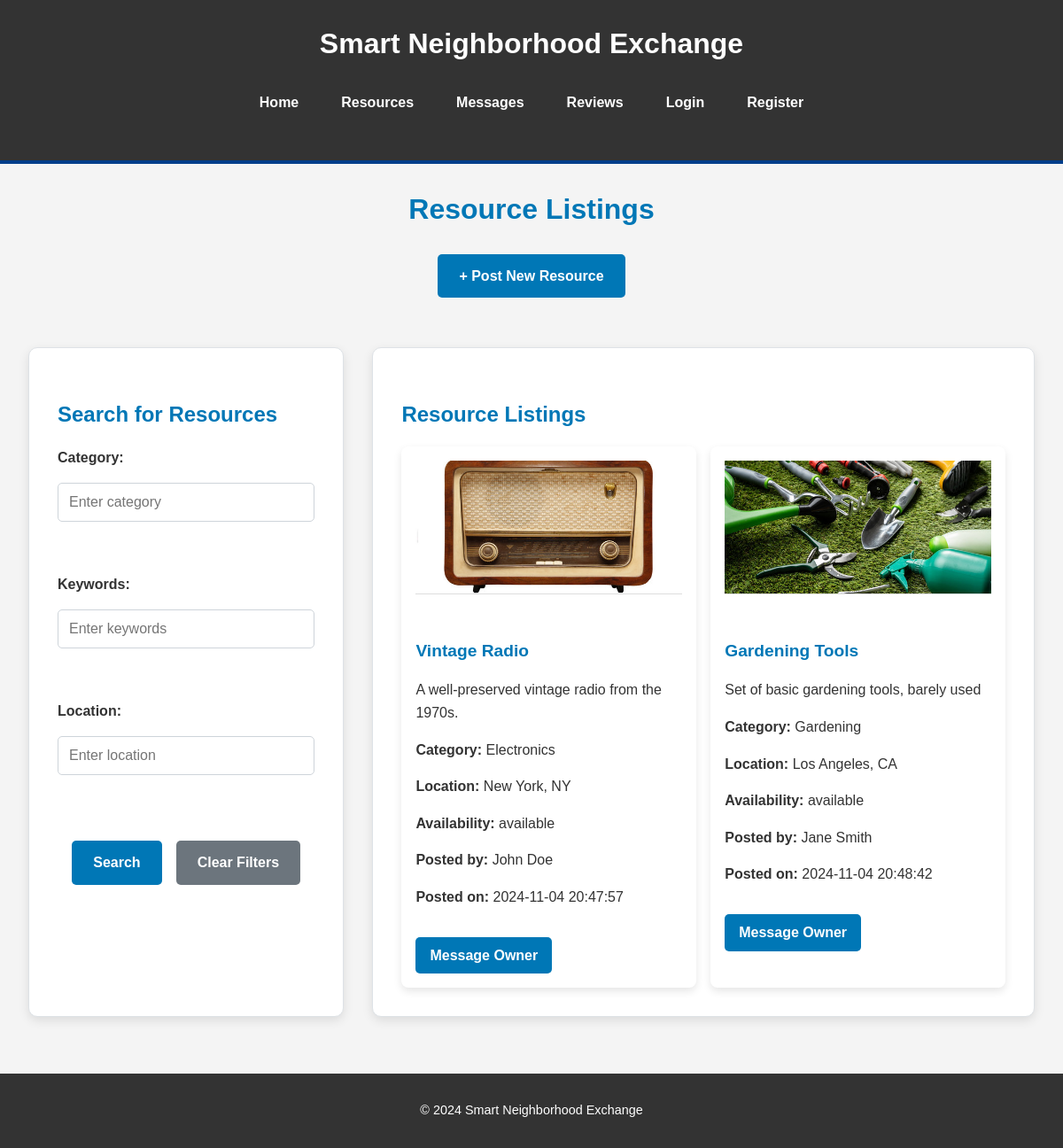
Page /resources on the committed database.
### tables this page shows
CREATE TABLE Resources (
    resource_id INTEGER PRIMARY KEY AUTOINCREMENT,
    user_id INTEGER,
    title TEXT NOT NULL,
    description TEXT,
    images TEXT,
    category TEXT,
    availability TEXT,
    date_posted TEXT NOT NULL,
    FOREIGN KEY (user_id) REFERENCES Users(user_id)
);

CREATE TABLE Users (
    user_id INTEGER PRIMARY KEY AUTOINCREMENT,
    name TEXT NOT NULL,
    email TEXT NOT NULL UNIQUE,
    password TEXT NOT NULL,
    profile_image TEXT,
    location TEXT
);

### app.py (the view)
@app.route('/resources', methods=['GET'])
def resources():
    category = request.args.get('category', '').strip()
    keywords = request.args.get('keywords', '').strip()
    location = request.args.get('location', '').strip()
    query = '''
        SELECT Resources.*, Users.name AS user_name, Users.location AS user_location
        FROM Resources
        JOIN Users ON Resources.user_id = Users.user_id
        WHERE 1 = 1
    '''
    params = []
    if category:
        query += " AND Resources.category LIKE ?"
        params.append(f"%{category}%")
    if keywords:
        query += " AND (Resources.title LIKE ? OR Resources.description LIKE ?)"
        params.extend([f"%{keywords}%", f"%{keywords}%"])
    if location:
        query += " AND Users.location LIKE ?"
        params.append(f"%{location}%")
    conn = get_db_connection()
    resources = conn.execute(query, params).fetchall()
    conn.close()
    return render_template('resources.html', resources=resources)

### app.py (called while the page is built)
def get_db_connection():
    conn = sqlite3.connect('exchange.db')
    conn.row_factory = sqlite3.Row  # Allows accessing rows as dictionaries
    return conn

### templates/resources.html (shortened to what this page needs)
{% extends 'layout.html' %}
{% block content_title %}
    <h2 class="centered-title">Resource Listings</h2>
    <div class="post-resource-button">
        <a href="{{ url_for('my_resources') }}" class="button add-button">+ Post New Resource</a>
    </div>
{% endblock %}
{% block content %}
<div class="resources-container">
    <div class="search-form section">
        <h3>Search for Resources</h3>
        <form method="GET" action="{{ url_for('resources') }}">
            <label for="category">Category:</label>
            <input type="text" name="category" placeholder="Enter category" value="{{ request.args.get('category', '') }}"><br>
            <label for="keywords">Keywords:</label>
            <input type="text" name="keywords" placeholder="Enter keywords" value="{{ request.args.get('keywords', '') }}"><br>
            <label for="location">Location:</label>
            <input type="text" name="location" placeholder="Enter location" value="{{ request.args.get('location', '') }}"><br>
            <div class="search-actions">
                <input type="submit" value="Search" class="button search-button">
                <a href="{{ url_for('resources') }}" class="button clear-button">Clear Filters</a>
            </div>
        </form>
    </div>
    <div class="resource-list section">
        <h3>Resource Listings</h3>
        <div class="card-container">
            {% for resource in resources %}
                <div class="resource-card">
                    {% if resource['images'] %}
                        <div class="resource-image">
                            <img src="{{ url_for('static', filename=resource['images']) }}" alt="Resource Image">
                        </div>
                    {% endif %}
                    <div class="resource-details">
                        <h4>{{ resource['title'] }}</h4>
                        <p>{{ resource['description']|truncate(100) }}</p>
                        <p><strong>Category:</strong> {{ resource['category'] }}</p>
                        <p><strong>Location:</strong> {{ resource['user_location'] }}</p>
                        <p><strong>Availability:</strong> {{ resource['availability'] }}</p>
                        <p><strong>Posted by:</strong> {{ resource['user_name'] }}</p>
                        <p><strong>Posted on:</strong> {{ resource['date_posted'] }}</p>
                        {% if resource['user_id'] != session['user_id'] %}
                            <a href="{{ url_for('messages', resource_id=resource['resource_id']) }}" class="button message-button">
                                Message Owner
                            </a>
                        {% endif %}
                    </div>
                </div>
            {% else %}
                <p>No resources found. Try adjusting your filters or add a new resource!</p>
            {% endfor %}
        </div>
    </div>
</div>
{% endblock %}

### static/style.css (style rules this page uses)
body { font-family: Arial, sans-serif; color: #333; line-height: 1.6; background-color: #f4f4f4; margin: 0; }
.centered-title { text-align: center; font-size: 2rem; color: #0077b6; margin-bottom: 2rem; }
.resources-container { display: flex; gap: 2rem; flex-wrap: wrap; justify-content: center; max-width: 1200px; margin: 0 auto; padding: 2rem; }
.section { background-color: #ffffff; padding: 2rem; border-radius: 10px; box-shadow: 0 4px 12px rgba(0, 0, 0, 0.1); border: 1px solid #dee2e6; width: 100%; max-width: 500px; }
.card-container { display: grid; grid-template-columns: repeat(auto-fill, minmax(250px, 1fr)); gap: 1.5rem; }
.resources-container { display: flex; flex-direction: row; gap: 2rem; justify-content: center; max-width: 1200px; margin: 0 auto; padding: 2rem; }
.section { flex: 1; max-width: 500px; background-color: #ffffff; padding: 2rem; border-radius: 10px; box-shadow: 0 4px 12px rgba(0, 0, 0, 0.1); border: 1px solid #dee2e6; }
.resource-list { flex: 3; min-width: 60%; }
.section h3 { margin-bottom: 1rem; font-size: 1.5rem; color: #0077b6; }
.card-container { display: grid; grid-template-columns: repeat(auto-fill, minmax(250px, 1fr)); gap: 1rem; }
.resource-card { background-color: #ffffff; border-radius: 8px; box-shadow: 0 4px 10px rgba(0, 0, 0, 0.1); overflow: hidden; transition: transform 0.3s; padding: 1rem; display: flex; flex-direction: column; }
.resource-image img { width: 100%; height: auto; border-bottom: 1px solid #ddd; max-height: 150px; object-fit: cover; }
.resource-details { padding-top: 1rem; text-align: left; }
.resource-details h4 { color: #0077b6; font-size: 1.2rem; margin-bottom: 0.5rem; }
.button { padding: 0.5rem 1rem; text-decoration: none; border-radius: 5px; cursor: pointer; color: #fff; font-weight: bold; }
.search-form form { display: flex; flex-direction: column; gap: 1rem; max-width: 500px; margin: 0 auto; text-align: left; }
.search-form label { font-weight: bold; color: #333; }
.search-form input { padding: 0.75rem; font-size: 1rem; border-radius: 5px; border: 1px solid #ced4da; }
.search-form .button.search-button { background-color: #0077b6; color: white; font-weight: bold; cursor: pointer; border: none; padding: 0.75rem; border-radius: 5px; }
.search-form .search-actions { display: flex; gap: 1rem; justify-content: center; margin-top: 1rem; }
.search-form .button.search-button { background-color: #0077b6; color: white; font-weight: bold; cursor: pointer; border: none; padding: 0.75rem 1.5rem; border-radius: 5px; transition: background-color 0.3s; }
.search-form .button.clear-button { background-color: #6c757d; color: white; font-weight: bold; text-align: center; padding: 0.75rem 1.5rem; border-radius: 5px; text-decoration: none; transition: background-color 0.3s; }
.centered-title { text-align: center; font-size: 2rem; color: #0077b6; margin-bottom: 1.5rem; }
.message-button { display: inline-block; margin-top: 1rem; background-color: #0077b6; color: white; padding: 0.5rem 1rem; text-decoration: none; border-radius: 5px; transition: background-color 0.3s; }
.post-resource-button { text-align: center; margin-bottom: 1.5rem; }
.add-button { display: inline-block; background-color: #0077b6; color: white; padding: 0.75rem 1.5rem; font-size: 1rem; font-weight: bold; text-decoration: none; border-radius: 5px; transition: background-color 0.3s; }

### rows in the picture
Resources: images (picture), title "Vintage Radio", description "A well-preserved vintage radio from the 1970s.", category "Electronics", user_location "New York, NY", availability "available", user_name "John Doe", date_posted "2024-11-04 20:47:57"
Resources: images (picture), title "Gardening Tools", description "Set of basic gardening tools, barely used", category "Gardening", user_location "Los Angeles, CA", availability "available", user_name "Jane Smith", date_posted "2024-11-04 20:48:42"
